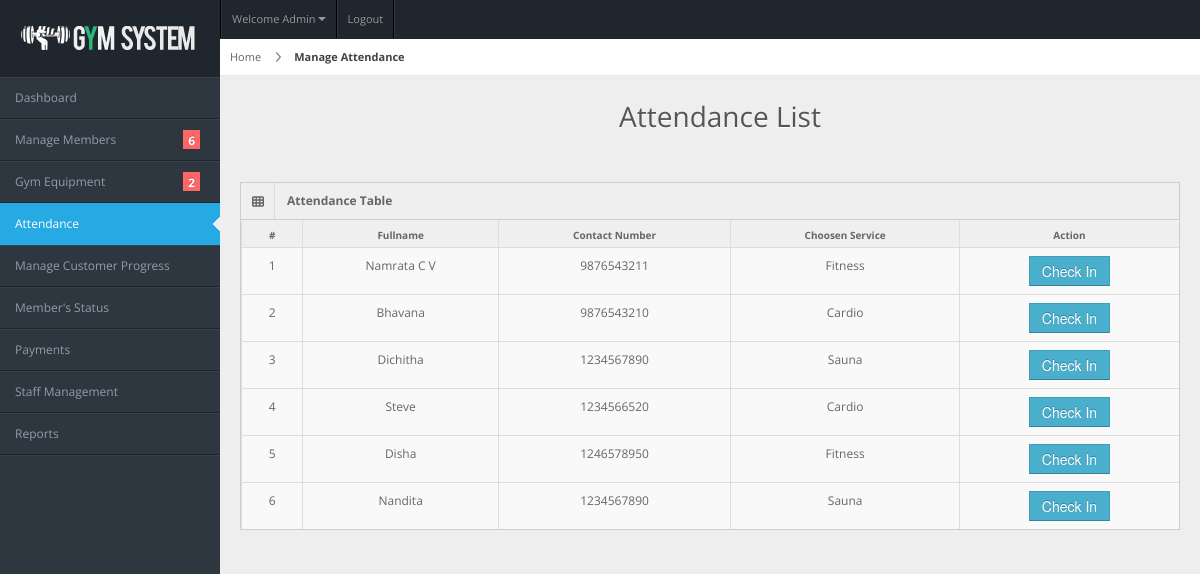
Page /admin/attendance.php (signed in) on the committed database.
### tables this page shows
CREATE TABLE `members` (
  `user_id` int(11) NOT NULL,
  `fullname` varchar(20) NOT NULL,
  `username` varchar(20) NOT NULL,
  `password` varchar(100) NOT NULL,
  `gender` varchar(20) NOT NULL,
  `dor` date NOT NULL,
  `services` varchar(50) NOT NULL,
  `amount` int(100) NOT NULL,
  `paid_date` date NOT NULL,
  `p_year` int(11) NOT NULL,
  `plan` varchar(100) NOT NULL,
  `address` varchar(20) NOT NULL,
  `contact` varchar(10) NOT NULL,
  `status` varchar(20) NOT NULL DEFAULT 'Active',
  `attendance_count` int(100) NOT NULL,
  `ini_weight` int(100) NOT NULL DEFAULT 0,
  `curr_weight` int(100) NOT NULL DEFAULT 0,
  `ini_bodytype` varchar(50) NOT NULL,
  `curr_bodytype` varchar(50) NOT NULL,
  `progress_date` date NOT NULL,
  `reminder` int(11) NOT NULL DEFAULT 0,
  `staff_id` int(11) default NULL,
  INDEX `idx_rates_name` (`services`),
  INDEX `idx_members_staff_id` (`staff_id`)
);

### admin/attendance.php (the view, shortened to what this page needs)
<!DOCTYPE html>
<html lang="en">
<head>
<link rel="stylesheet" href="../css/bootstrap.min.css" />
<link rel="stylesheet" href="../css/bootstrap-responsive.min.css" />
<link rel="stylesheet" href="../css/uniform.css" />
<link rel="stylesheet" href="../css/select2.css" />
<link rel="stylesheet" href="../css/matrix-style.css" />
<link rel="stylesheet" href="../css/matrix-media.css" />
<link href="../font-awesome/css/fontawesome.css" rel="stylesheet" />
<link href="../font-awesome/css/all.css" rel="stylesheet" />
</head>
<body>
<div id="header">
  <h1><a href="dashboard.html">GymPro Admin</a></h1>
</div>
<?php include 'includes/topheader.php'?>
<?php $page="attendance"; include 'includes/sidebar.php'?>
<div id="content">
  <div id="content-header">
    <div id="breadcrumb"> <a href="index.php" title="Go to Home" class="tip-bottom"> Home</a> <a href="attendance.php" class="current">Manage Attendance</a> </div>
    <h1 class="text-center">Attendance List</h1>
  </div>
  <div class="container-fluid">
    <div class="row-fluid">
      <div class="span12">
      <div class='widget-box'>
          <div class='widget-title'> <span class='icon'> <i class='fas fa-th'></i> </span>
            <h5>Attendance Table</h5>
          </div>
          <div class='widget-content nopadding'>
          <table class='table table-bordered table-hover'>
              <thead>
                <tr>
                  <th>#</th>
                  <th>Fullname</th>
                  <th>Contact Number</th>
                  <th>Choosen Service</th>
                  <th>Action</th>
                </tr>
              </thead>
             <?php include "dbcon.php";
                 $current_date = date('Y-m-d h:i A');
                $exp_date_time = explode(' ', $current_date);
                 $todays_date =  $exp_date_time['0'];
                     $qry="SELECT * FROM members WHERE status = 'Active'";
                    $result=mysqli_query($conn,$qry);
              $cnt = 1;
            while($row=mysqli_fetch_array($result)){ ?>
           <tbody>
                <td><div class='text-center'><?php echo $cnt; ?></div></td>
                <td><div class='text-center'><?php echo $row['fullname']; ?></div></td>
                <td><div class='text-center'><?php echo $row['contact']; ?></div></td>
                <td><div class='text-center'><?php echo $row['services']; ?></div></td>
            <?php
                $qry = "SELECT * FROM attendance WHERE curr_date = '$todays_date' AND user_id = '".$row['user_id']."'";
                $res = $conn->query($qry);
                $num_count = mysqli_num_rows($res);
                if ($num_count > 0) {
                    $row_exist = mysqli_fetch_array($res);
                    $curr_date = $row_exist['curr_date'] ?? '';
                } else {
                    $curr_date = '';
                }
                if($curr_date == $todays_date){
              ?>
                <td>
                <div class='text-center'><span class="label label-inverse"><?php echo $row_exist['curr_date'];?>  <?php echo $row_exist['curr_time'];?></span></div>
                <div class='text-center'><a href='actions/delete-attendance.php?id=<?php echo $row['user_id'];?>'><button class='btn btn-danger'>Check Out</button> </a></div>
                </td>
            <?php } else {
                ?>
                <td><div class='text-center'><a href='actions/check-attendance.php?id=<?php echo $row['user_id'];?>'><button class='btn btn-info'>Check In</button> </a></div></td>
                <?php }
              ?>
              </tbody>
           <?php $cnt++; } ?>
            </table>
          </div>
        </div>
      </div>
    </div>
  </div>
</div>
</body>
</html>

### admin/includes/topheader.php (shortened to what this page needs)
<div id="user-nav" class="navbar navbar-inverse">
  <ul class="nav right">
    <li  class="dropdown" id="profile-messages" ><a title="" href="#" data-toggle="dropdown" data-target="#profile-messages" class="dropdown-toggle">  <span class="text">Welcome Admin</span><b class="caret"></b></a>
    </li>
    <li class=""><a title="" href="../logout.php"><span class="text">Logout</span></a></li>
  </ul>
</div>

### admin/includes/sidebar.php (shortened to what this page needs)
<div id="sidebar" style="background-color:#080145"><a href="#" class="visible-phone"><i class="fas fa-home"></i> Dashboard</a>
  <ul>
    <li class="<?php if($page=='dashboard'){ echo 'active'; }?>"><a href="index.php"><span>Dashboard</span></a> </li>
    <li class="submenu"> <a href="#"><span>Manage Members</span> <span class="label label-important"><?php include 'dashboard-usercount.php';?> </span></a>
    </li>
    <li class="submenu"> <a href="#"><span>Gym Equipment</span> <span class="label label-important"><?php include 'dashboard-equipcount.php';?> </span></a>
    </li>
    <li class="<?php if($page=='attendance'){ echo 'submenu active'; } else { echo 'submenu';}?>"> <a href="#"><span>Attendance</span></a>
      </li>
    <li class="<?php if($page=='manage-customer-progress'){ echo 'active'; }?>"><a href="customer-progress.php"><span>Manage Customer Progress</span></a></li>
    <li class="<?php if($page=='member-status'){ echo 'active'; }?>"><a href="member-status.php"><span>Member's Status</span></a></li>
    <li class="<?php if($page=='payment'){ echo 'active'; }?>"><a href="payment.php"><span>Payments</span></a></li>
    <li class="<?php if($page=='staff-management'){ echo 'active'; }?>"><a href="staffs.php"><span>Staff Management</span></a></li>
    <li class="submenu"> <a href="#"><span>Reports</span></a>
    </li>
  </ul>
</div>

### admin/dashboard-usercount.php (shortened to what this page needs)
<?php
$servername="localhost";
$uname="root";
$pass="";
$db="gympro";
$conn=mysqli_connect($servername,$uname,$pass,$db);
$sql = "SELECT * FROM members";
                $query = $conn->query($sql);
                echo "$query->num_rows";
?>

### admin/dashboard-equipcount.php (shortened to what this page needs)
<?php
$servername="localhost";
$uname="root";
$pass="";
$db="gympro";
$conn=mysqli_connect($servername,$uname,$pass,$db);
$sql = "SELECT * FROM equipment";
                $query = $conn->query($sql);
                echo "$query->num_rows";
?>

### css/matrix-media.css (style rules this page uses)
body { background:#2E363F; }
#header { background-color: #1f262d; margin-top:10px; }
#sidebar > ul { border-bottom: 1px solid #37414b }
#sidebar > ul > li { border-top: 1px solid #37414b; border-bottom: 1px solid #1f262d; }
#sidebar > ul > li.active { background-color: #27a9e3; border-bottom: 1px solid #27a9e3; border-top: 1px solid #27a9e3; }
#sidebar > ul > li.active a { color:#fff; text-decoration:none; }
#sidebar > ul > li > a > .label { background-color:#F66; }

### rows in the picture
members: fullname "Namrata C V", contact "9876543211", services "Fitness"
members: fullname "Bhavana", contact "9876543210", services "Cardio"
members: fullname "Dichitha", contact "1234567890", services "Sauna"
members: fullname "Steve", contact "1234566520", services "Cardio"
members: fullname "Disha", contact "1246578950", services "Fitness"
members: fullname "Nandita", contact "1234567890", services "Sauna"

### other values in the picture
$query->num_rows "6"
$query->num_rows "2"
